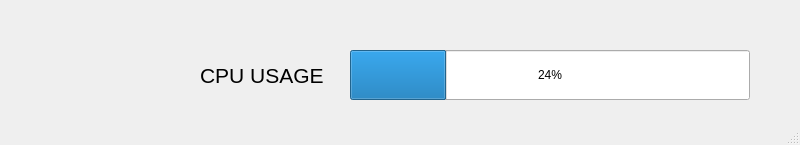
<?xml version="1.0" encoding="UTF-8"?>
<ui version="4.0">
 <class>MainWindow</class>
 <widget class="QMainWindow" name="MainWindow">
  <property name="geometry">
   <rect>
    <x>0</x>
    <y>0</y>
    <width>800</width>
    <height>145</height>
   </rect>
  </property>
  <property name="windowTitle">
   <string>CPU USAGE</string>
  </property>
  <widget class="QWidget" name="centralwidget">
   <widget class="QProgressBar" name="progressBar">
    <property name="geometry">
     <rect>
      <x>350</x>
      <y>50</y>
      <width>400</width>
      <height>50</height>
     </rect>
    </property>
    <property name="value">
     <number>24</number>
    </property>
   </widget>
   <widget class="QLabel" name="label">
    <property name="geometry">
     <rect>
      <x>200</x>
      <y>50</y>
      <width>150</width>
      <height>50</height>
     </rect>
    </property>
    <property name="font">
     <font>
      <pointsize>16</pointsize>
     </font>
    </property>
    <property name="text">
     <string>CPU USAGE</string>
    </property>
   </widget>
  </widget>
  <widget class="QMenuBar" name="menubar">
   <property name="geometry">
    <rect>
     <x>0</x>
     <y>0</y>
     <width>800</width>
     <height>21</height>
    </rect>
   </property>
  </widget>
  <widget class="QStatusBar" name="statusbar"/>
 </widget>
 <resources/>
 <connections/>
</ui>
